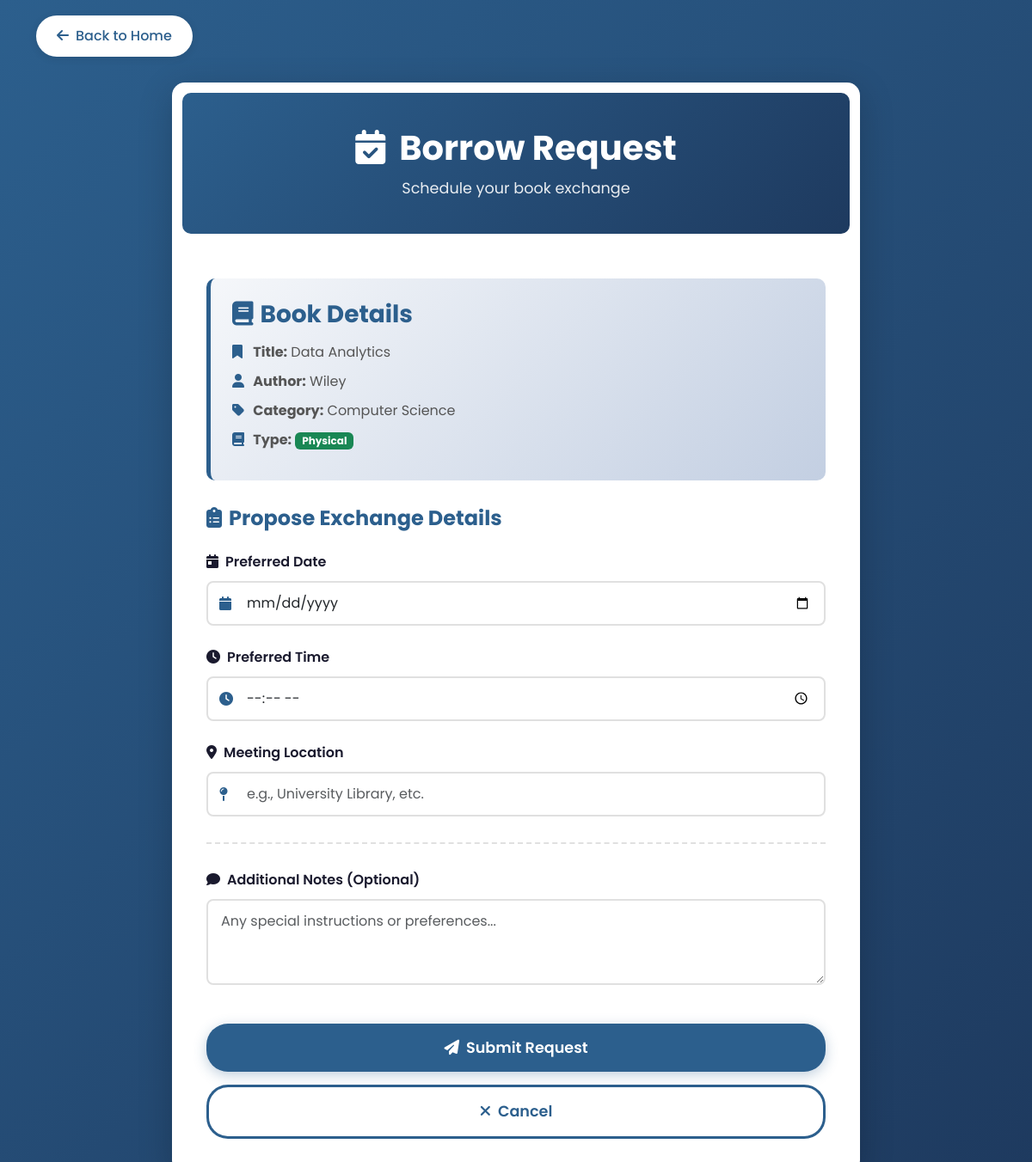
Screenshot of /borrow/1 (signed in) with the database file from the repository.
### tables this page shows
CREATE TABLE books (
    id INTEGER PRIMARY KEY AUTOINCREMENT,
    owner_id INTEGER NOT NULL,
    title TEXT NOT NULL,
    author TEXT NOT NULL,
    category TEXT NOT NULL,
    status TEXT DEFAULT 'available',
    location_notes TEXT,
    type TEXT NOT NULL,
    image_file TEXT, -- Added this to store "data.jpg", "python.webp", etc.
    file_path TEXT,
    added_date TIMESTAMP DEFAULT CURRENT_TIMESTAMP,
    FOREIGN KEY (owner_id) REFERENCES users (id)
);

### app.py (the view, shortened to what this page needs)
@app.route('/borrow/<int:book_id>', methods=['GET', 'POST'])
@login_required
def borrow(book_id):
    conn = get_db_connection()
    book = conn.execute('SELECT * FROM books WHERE id = ?', (book_id,)).fetchone()
    if book is None:
        flash('Book not found!', 'danger')
        conn.close()
        return redirect(url_for('index'))
    if book['owner_id'] == current_user.id:
       flash('You cannot borrow your own book!', 'danger')
       conn.close()
       return redirect(url_for('index'))
    conn.close()
    return render_template('borrow.html', book=book)

### app.py (called while the page is built)
def get_db_connection():
    connection = sqlite3.connect('database.db')
    connection.row_factory = sqlite3.Row
    return connection

@login_manager.user_loader
def load_user(user_id):
    conn = get_db_connection()
    user = conn.execute('SELECT * FROM users WHERE id = ?', (user_id,)).fetchone()
    conn.close()
    if user:
        return User(user['id'], user['username'], user['email'], user['role'])
    return None

### templates/borrow.html (shortened to what this page needs)
<!DOCTYPE html>
<html lang="en">
<head>
    <link href="https://cdn.jsdelivr.net/npm/bootstrap@5.3.0/dist/css/bootstrap.min.css" rel="stylesheet">
    <link rel="stylesheet" href="https://cdnjs.cloudflare.com/ajax/libs/font-awesome/6.4.0/css/all.min.css">
    <link rel="stylesheet" href="{{ url_for('static', filename='css/style.css') }}">
</head>
<body style="Padding: 18px 0px 0px">
    <div class="container">
        <a href="{{ url_for('index') }}" class="back-button"><i class="fas fa-arrow-left me-2"></i>Back to Home</a>
        <div class="borrow-container">
            <div class="borrow-header">
                <h1><i class="fas fa-calendar-check me-3"></i>Borrow Request</h1>
                <p>Schedule your book exchange</p>
            </div>
            <div class="borrow-body">
                <div class="book-info-card">
                    <h3><i class="fas fa-book me-2"></i>Book Details</h3>
                    <div class="book-detail">
                        <i class="fas fa-bookmark"></i>
                        <strong>Title:</strong> <span id="bookTitle">{{ book['title'] }}</span>
                    </div>
                    <div class="book-detail">
                        <i class="fas fa-user"></i>
                        <strong>Author:</strong> <span id="bookAuthor">{{ book['author'] }}</span>
                    </div>
                    <div class="book-detail">
                        <i class="fas fa-tag"></i>
                        <strong>Category:</strong> <span id="bookCategory">{{ book['category'] }}</span>
                    </div>
                    <div class="book-detail">
                        <i class="fas fa-book"></i>
                        <strong>Type:</strong> <span class="badge bg-success">{{ book['type'] }}</span>
                    </div>
                </div>
                <form action="{{ url_for('borrow', book_id=book['id']) }}" method="POST">
                    <h4 class="mb-4" style="color: var(--primary-blue); font-weight: bold;">
                        <i class="fas fa-clipboard-list me-2 form-head"></i>Propose Exchange Details
                    </h4>
                    <div class="form-section">
                        <label for="borrowDate" class="form-label">
                            <i class="fas fa-calendar-day me-2"></i>Preferred Date
                        </label>
                        <div class="input-icon">
                            <i class="fas fa-calendar"></i>
                            <input type="date" class="form-control" id="borrowDate" name="borrowDate" required>
                        </div>
                    </div>
                    <div class="form-section">
                        <label for="borrowTime" class="form-label">
                            <i class="fas fa-clock me-2"></i>Preferred Time
                        </label>
                        <div class="input-icon">
                            <i class="fas fa-clock"></i>
                            <input type="time" class="form-control" id="borrowTime" name="borrowTime" required>
                        </div>
                    </div>
                    <div class="form-section">
                        <label for="borrowLocation" class="form-label">
                            <i class="fas fa-map-marker-alt me-2"></i>Meeting Location
                        </label>
                        <div class="input-icon">
                            <i class="fas fa-map-pin"></i>
                            <input type="text" class="form-control" id="borrowLocation" name="borrowLocation"
                                placeholder="e.g., University Library, etc." required>
                        </div>
                    </div>
                    <div class="section-divider"></div>
                    <div class="form-section">
                        <label for="notes" class="form-label">
                            <i class="fas fa-comment me-2"></i>Additional Notes (Optional)
                        </label>
                        <textarea class="form-control" id="notes" name="notes" rows="3"
                            placeholder="Any special instructions or preferences..."></textarea>
                    </div>
                    <button type="submit" class="btn btn-submit">
                        <i class="fas fa-paper-plane me-2"></i>Submit Request
                    </button>
                    <a href="index.html" class="btn-cancel">
                        <i class="fas fa-times me-2"></i>Cancel
                    </a>
                </form>
            </div>
        </div>
    </div>
</body>
</html>

### static/css/style.css (style rules this page uses)
:root { --primary-dark: #1a1a2e; --primary-blue: #2c5f8d; --accent-navy: #1e3a5f; --accent-teal: #4a90a4; }
* { margin: 0; padding: 0; box-sizing: border-box; }
body { font-family: 'Poppins', sans-serif; background: linear-gradient(135deg, #2c5f8d 0%, #1e3a5f 100%); }
body { font-family: 'Poppins', sans-serif; background: linear-gradient(135deg, #2c5f8d 0%, #1e3a5f 100%); min-height: 100vh; padding: 0px 0; position: relative; overflow-x: hidden; }
.container { position: relative; z-index: 1; }
.back-button { background-color: white; color: var(--primary-blue); border: none; padding: 12px 24px; border-radius: 25px; font-weight: 500; box-shadow: 0 2px 10px rgba(0, 0, 0, 0.1); text-decoration: none; display: inline-block; margin-bottom: 30px; transition: all 0.3s ease; }
.borrow-container { background: white; border-radius: 15px; box-shadow: 0 10px 40px rgba(0, 0, 0, 0.2); overflow: hidden; max-width: 800px; margin: 0 auto; }
.borrow-header { background: linear-gradient(135deg, var(--primary-blue) 0%, var(--accent-navy) 100%); color: white; padding: 40px; border: 12px solid #fff; border-radius: 22px; text-align: center; }
.borrow-header h1 { font-size: 2.5rem; font-weight: bold; margin-bottom: 10px; }
.borrow-header p { font-size: 1.1rem; opacity: 0.9; margin-bottom: 0; }
.borrow-body { padding: 40px; }
.book-info-card { background: linear-gradient(135deg, #f5f7fa 0%, #c3cfe2 100%); border-radius: 10px; padding: 25px; margin-bottom: 30px; border-left: 5px solid var(--primary-blue); }
.book-info-card h3 { color: var(--primary-blue); font-weight: bold; margin-bottom: 15px; }
.book-detail { margin-bottom: 10px; color: #555; }
.book-detail i { color: var(--primary-blue); width: 20px; }
.form-label { font-weight: 600; color: var(--primary-dark); margin-bottom: 10px; font-size: 1rem; }
.form-control, .form-select { border: 2px solid #e0e0e0; border-radius: 8px; padding: 12px 15px; font-size: 1rem; transition: all 0.3s ease; }
.input-icon { position: relative; }
.input-icon i { position: absolute; left: 15px; top: 50%; transform: translateY(-50%); color: var(--primary-blue); }
.input-icon .form-control { padding-left: 45px; }
.btn-submit { background: var(--primary-blue); color: white; border: none; padding: 15px 40px; border-radius: 25px; font-size: 1.1rem; font-weight: 600; width: 100%; margin-top: 20px; transition: all 0.3s ease; box-shadow: 0 4px 15px rgba(44, 95, 141, 0.3); }
.btn-cancel { background: #fff; color: var(--primary-blue); border: 3px solid var(--primary-blue); padding: 15px 40px; border-radius: 25px; font-size: 1.1rem; font-weight: 600; width: 100%; margin-top: 15px; transition: all 0.3s ease; text-decoration: none; display: block; text-align: center; }
.form-section { margin-bottom: 25px; }
.section-divider { border-top: 2px dashed #e0e0e0; margin: 30px 0; }

### rows the page displays
books: title "Data Analytics", author "Wiley", category "Computer Science", type "Physical"
